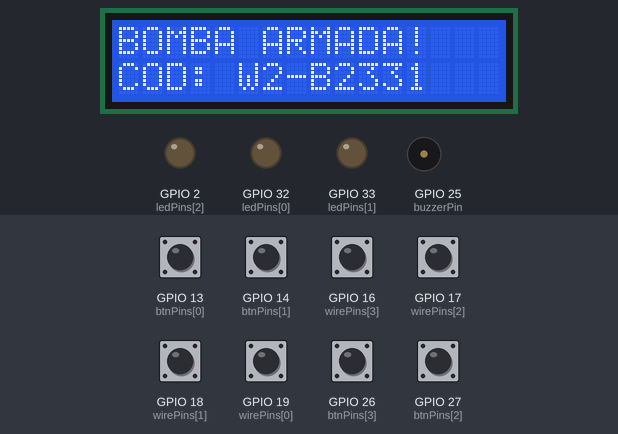
The sketch below on a simulated ESP32. Shown: 16×2 character LCD, output pins drawn as LEDs (lit = HIGH), buzzer (waves = sounding, pin HIGH). The inputs (shaded band) are chosen by the test bench; at power-on: GPIO 13 (btnPins[0]), GPIO 14 (btnPins[1]), GPIO 16 (wirePins[3]), GPIO 17 (wirePins[2]), GPIO 18 (wirePins[1]), GPIO 19 (wirePins[0]), GPIO 26 (btnPins[3]), GPIO 27 (btnPins[2]) HIGH. Random numbers use the default seed unless the sketch sets one; what the sketch prints to the serial monitor is not drawn.

Above: at 0.4 s.
At 3.5 s:
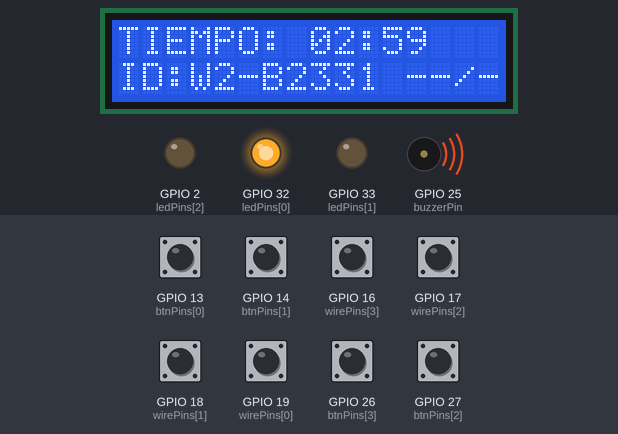
3.6 s: GPIO 16 (wirePins[3]) pulled LOW for 0.15 s
At 4.4 s:
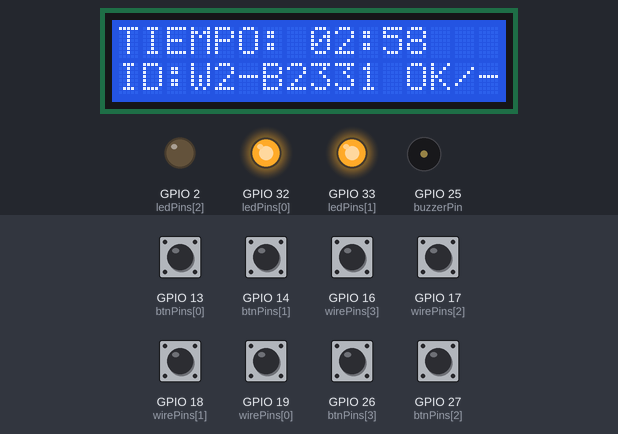
6.1 s: GPIO 13 (btnPins[0]) pulled LOW for 0.15 s
At 12.4 s:
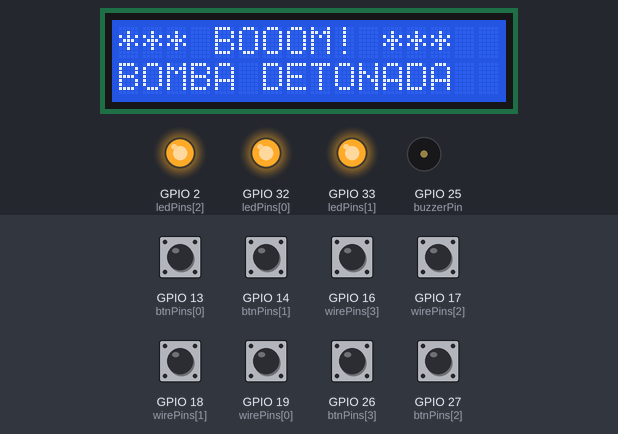
Timing chart, 0 to 13.9 s (numbered marks = the images above; inputs shaded):
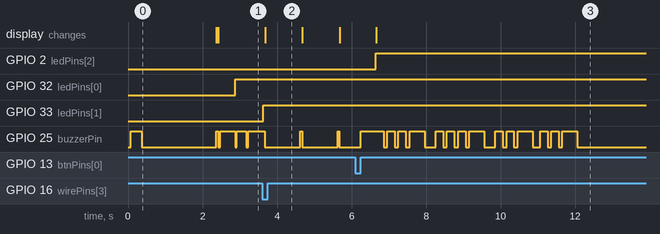

The sketch:

bomba_fase2.ino
```cpp
#include <LiquidCrystal.h>

// Pines LCD: RS=21(a14), E=22(a17), D4=15(a4), D5=5(a10), D6=23(a18), D7=4(a7)
LiquidCrystal lcd(21, 22, 15, 5, 23, 4);

// Pines de controles
const int btnPins[4]  = {13, 14, 27, 26}; // j5(Rojo), j8(Azul), j9(Verde), j10(Amarillo)
const int wirePins[4] = {19, 18, 17, 16}; // a12, a11, a9, a8
const int ledPins[3]  = {32, 33, 2};      // j13, j12, a5
const int buzzerPin   = 25;               // j11

unsigned long totalTime = 180; // 3 minutos
unsigned long lastTick = 0;
int strikes = 0;
bool gameOver = false;
bool defused = false;

int targetWire = 0;
bool wireCut[4] = {false, false, false, false};
bool modWiresSolved = false;

int btnSequence[4];
int btnStep = 0;
bool modButtonsSolved = false;
String serialCode = "";

// Función para hacer sonar el buzzer activo sin trabar el reloj
void beep(int ms) {
  digitalWrite(buzzerPin, HIGH);
  delay(ms);
  digitalWrite(buzzerPin, LOW);
}

// Función para reproducir el ritmo de "La Bombachita"
void playBombachita() {
  // Patrón rítmico aproximado de la cumbia clásica
  int melody[] = {
    200, 200, 200, 400, // Ti-ti-ti-Taa
    200, 200, 200, 400, // Ti-ti-ti-Taa
    200, 200, 400,      // Ti-ti-Taa
    200, 200, 400       // Ti-ti-Taa
  };

  int pauses[] = {
    100, 100, 100, 300,
    100, 100, 100, 300,
    100, 100, 200,
    100, 100, 500
  };

  for (int i = 0; i < 14; i++) {
    beep(melody[i]);
    delay(pauses[i]);
  }
}

void explode() {
  gameOver = true;
  lcd.clear();
  lcd.setCursor(0, 0);
  lcd.print("*** BOOOM! ***");
  lcd.setCursor(0, 1);
  lcd.print("BOMBA DETONADA");

  // En lugar de un solo pitido largo, suena la melodía
  playBombachita();
}

void addStrike() {
  strikes++;
  beep(400);
  if (strikes <= 3) {
    digitalWrite(ledPins[strikes - 1], HIGH);
  }
  if (strikes >= 3) {
    explode();
  }
}

void winGame() {
  defused = true;
  gameOver = true;
  lcd.clear();
  lcd.setCursor(0, 0);
  lcd.print("DESACTIVADA!");
  lcd.setCursor(0, 1);
  lcd.print("EQUIPO A SALVO");
  beep(150);
  delay(100);
  beep(150);
  delay(100);
  beep(400);
}

void setup() {
  Serial.begin(115200);
  pinMode(buzzerPin, OUTPUT);
  digitalWrite(buzzerPin, LOW);

  for (int i = 0; i < 4; i++) pinMode(btnPins[i], INPUT_PULLUP);
  for (int i = 0; i < 4; i++) pinMode(wirePins[i], INPUT_PULLUP);
  for (int i = 0; i < 3; i++) {
    pinMode(ledPins[i], OUTPUT);
    digitalWrite(ledPins[i], LOW);
  }

  lcd.begin(16, 2);
  randomSeed(esp_random());

  targetWire = random(0, 4);
  for (int i = 0; i < 4; i++) {
    btnSequence[i] = random(0, 4);
  }
serialCode = "W" + String(targetWire + 1) + "-B" + String(btnSequence[0] + 1) + String(btnSequence[1] + 1) + String(btnSequence[2] + 1) + String(btnSequence[3] + 1);
  lcd.clear();
  lcd.setCursor(0, 0);
  lcd.print("BOMBA ARMADA!");
  lcd.setCursor(0, 1);
  lcd.print("COD: " + serialCode);

  Serial.println("BOMBA INICIADA - CODIGO: " + serialCode);
  beep(300);
  delay(2000);
  lcd.clear();
}

void loop() {
  if (gameOver) return;

  // 1. Reloj cada 1 segundo
  if (millis() - lastTick >= 1000) {
    lastTick = millis();
    if (totalTime > 0) {
      totalTime--;
      beep(50); // Bip corto cada segundo

      int mins = totalTime / 60;
      int secs = totalTime % 60;
      lcd.setCursor(0, 0);
      lcd.print("TIEMPO: 0");
      lcd.print(mins);
      lcd.print(":");
      if (secs < 10) lcd.print("0");
      lcd.print(secs);
      lcd.print("   ");

      lcd.setCursor(0, 1);
      lcd.print("ID:");
      lcd.print(serialCode);
      lcd.print(" ");
      lcd.print(modWiresSolved ? "OK" : "--");
      lcd.print("/");
      lcd.print(modButtonsSolved ? "OK" : "--");
    } else {
      explode();
      return;
    }
  }

  // 2. Revisar 4 Cables Cortables
  if (!modWiresSolved) {
    for (int i = 0; i < 4; i++) {
      if (!wireCut[i] && digitalRead(wirePins[i]) == HIGH) {
        delay(50);
        if (digitalRead(wirePins[i]) == HIGH) {
          wireCut[i] = true;
          Serial.println("Cable cortado: " + String(i + 1));
          if (i == targetWire) {
            modWiresSolved = true;
            beep(250);
          } else {
            addStrike();
          }
        }
      }
    }
  }

  // 3. Revisar 4 Botones Arcade
  if (!modButtonsSolved) {
    for (int i = 0; i < 4; i++) {
      if (digitalRead(btnPins[i]) == LOW) {
        delay(150);
        while (digitalRead(btnPins[i]) == LOW);
        Serial.println("Boton presionado: " + String(i + 1));
        if (i == btnSequence[btnStep]) {
          btnStep++;
          beep(100);
          if (btnStep >= 4) {
            modButtonsSolved = true;
          }
        } else {
          btnStep = 0;
          addStrike();
        }
      }
    }
  }

  // 4. Ganar partida
  if (modWiresSolved && modButtonsSolved && !defused) {
    winGame();
  }
}
```

Measured:
- after the input at 6.1 s, GPIO 2 (ledPins[2]): LOW → HIGH after 0.55 s
